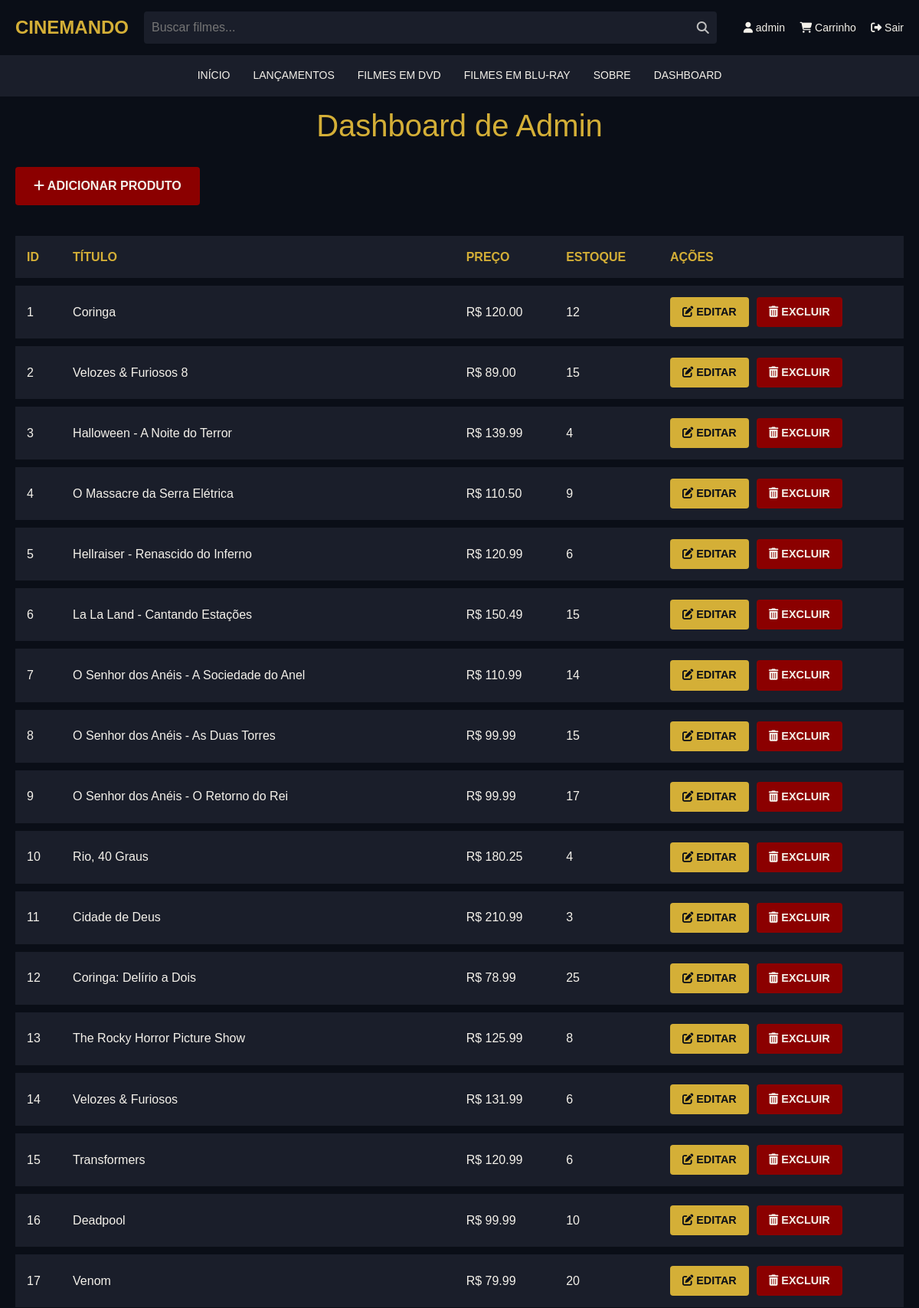
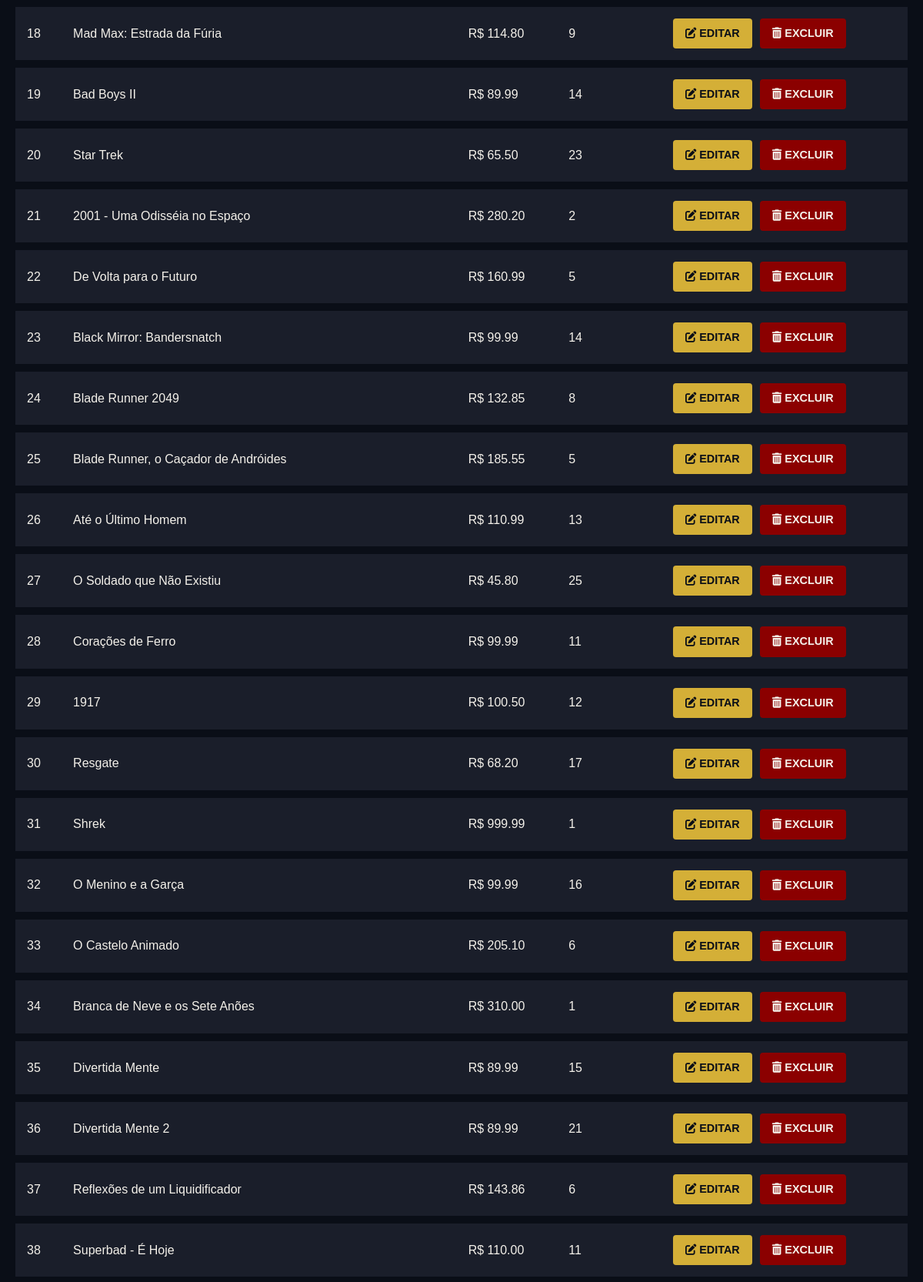
The page /dashboard/ (signed in, upper part) on the database its author committed (2 pictures, top to bottom).
### Loja/models.py (models this page shows, shortened)
class Perfil(AbstractUser):
    email = models.EmailField()
    endereco = models.CharField(max_length=255, blank=True, null=True)
    telefone = models.CharField(max_length=20, blank=True, null=True)
    data_cadastro = models.DateField(auto_now_add=True, blank=True, null=True)

class Produto(models.Model):
    titulo = models.CharField(max_length=100)
    descricao = models.TextField()
    ano_lancamento = models.IntegerField()
    preco = models.DecimalField(max_digits=8, decimal_places=2)
    quantidade_estoque = models.IntegerField()
    categorias = models.ManyToManyField(Categoria)
    imagem = models.ImageField(upload_to='capas-filmes/')
    autores = models.TextField()
    elenco = models.TextField()

### Loja/views.py (the view)
# urls.py: path('dashboard/', views.dashboards, name='dashboard'),
@user_passes_test(admin_verificado)
def dashboards(request):
    produtos = Produto.objects.all()
    context = {
        'produtos':produtos
    }
    return render (
        request,
        'dashboard.html',
        context
    )

### Loja/views.py (called while the page is built)
def admin_verificado(user):
    return user.is_staff

### Loja/templates/dashboard.html (shortened to what this page needs)
{% extends "base.html" %}
{% load static %}
{% block link %}{% static "css/dashboard.css" %}{% endblock link %}
{% block content %}
<link rel="stylesheet" href="{% static "css/style.css" %}">
<div class="container">
    <h1>Dashboard de Admin</h1>
    <a href="{% url 'cadastrar' %}"><button class="add-btn"><i class="fas fa-plus"></i> Adicionar Produto</button></a>
    <table>
        <thead>
            <tr>
                <th>ID</th>
                <th>Título</th>
                <th>Preço</th>
                <th>Estoque</th>
                <th>Ações</th>
            </tr>
        </thead>
        <tbody>
            {% for produto in produtos %}
            <tr>
                <td data-label="ID">{{produto.id}}</td>
                <td data-label="Título">{{produto.titulo}}</td>
                <td data-label="Preço">R$ {{produto.preco|floatformat:2}}</td>
                <td data-label="Estoque">{{produto.quantidade_estoque}}</td>
                <td data-label="Ações">
                    <div class="action-buttons">
                        <a href="{% url 'editar' produto.id %}"><button class="edit-btn"><i class="fas fa-edit"></i> Editar</button></a>
                        <form action="{% url 'excluir' produto.id %}" method="post">
                            <button type="submit" class="delete-btn"><i class="fas fa-trash-alt"></i> Excluir</button>
                        </form>
                    </div>
                </td>
            </tr>
            {% endfor %}
        </tbody>
    </table>
</div>
{% endblock content %}

### templates/base.html (shortened to what this page needs)
{% load static %}
<!DOCTYPE html>
<html lang="pt-BR">
<head>
    <link rel="stylesheet" href="https://cdn.jsdelivr.net/npm/bootstrap@4.4.1/dist/css/bootstrap.min.css">
    <link rel="stylesheet" href="{% block link %}{% static "css/style.css" %}{% endblock link %}">
    <link rel="stylesheet" href="https://cdnjs.cloudflare.com/ajax/libs/font-awesome/6.4.0/css/all.min.css">
</head>
<body>
    <header id="header">
        <div class="container">
            <a href="{% url "home" %}"><div class="logo">CINEMANDO</div></a>
            <div class="search-bar">
                <form action="{% url "home" %}" method="get">
                    <input type="text" name="search" placeholder="Buscar filmes..." value="{{ search_query|default:'' }}">
                    <i class="fas fa-search"></i>
                </form>
            </div>
            <div class="user-actions">
                {% if user.is_authenticated %}
                <a href="#"><i class="fas fa-user"></i> {{user.username}}</a>
                {% else %}
                <a href="{% url "logar" %}"><i class="fas fa-user"></i> Minha conta</a>
                {% endif %}
                <a href="{% url "carrinho" %}"><i class="fas fa-shopping-cart"></i> Carrinho</a>
                {% if user.is_authenticated %}
                <a href="{% url "logout_usuario" %}"><i class="fa fa-sign-out" aria-hidden="true"></i> Sair</a>
                {% endif %}
            </div>
        </div>
    </header>
    <nav id="nav">
        <div class="container">
            <ul>
                <li><a href="{% url "home" %}">Início</a></li>
                <li><a href="#">Lançamentos</a></li>
                <li><a href="{% url "catalogo" %}">Filmes em DVD</a></li>
                <li><a href="{% url "catalogo" %}">Filmes em Blu-ray</a></li>
                <li><a href="{% url "sobre" %}">Sobre</a></li>
                {% if user.is_staff %}
                    <li><a href="{% url "dashboard" %}">Dashboard</a></li>
                {% endif %}
            </ul>
        </div>
    </nav>
    <main>
        {% block content %}
        {% endblock content %}
    </main>
</body>
</html>

### static/css/dashboard.css (style rules this page uses)
* { margin: 0; padding: 0; box-sizing: border-box; }
body { font-family: Arial, sans-serif; line-height: 1.6; color: #f4f1ea; background-color: #0a0e17; }
.container { max-width: 1200px; margin: 0 auto; padding: 40px 20px; }
h1 { font-size: 2.5rem; color: #d4af37; margin-bottom: 30px; text-align: center; }
.add-btn { display: inline-block; background-color: #8b0000; color: #f4f1ea; padding: 12px 24px; font-size: 1rem; font-weight: bold; text-transform: uppercase; border: none; border-radius: 4px; cursor: pointer; transition: background-color 0.3s ease; margin-bottom: 30px; }
table { width: 100%; border-collapse: separate; border-spacing: 0 10px; }
thead { background-color: #1a1e2a; }
th { color: #d4af37; font-weight: bold; text-align: left; padding: 15px; text-transform: uppercase; }
tbody tr { background-color: #1a1e2a; transition: background-color 0.3s ease; }
td { padding: 15px; }
.action-buttons { display: flex; gap: 10px; }
.edit-btn, .delete-btn { padding: 8px 16px; font-size: 0.9rem; font-weight: bold; text-transform: uppercase; border: none; border-radius: 4px; cursor: pointer; transition: background-color 0.3s ease; }
.edit-btn { background-color: #d4af37; color: #0a0e17; }
.delete-btn { background-color: #8b0000; color: #f4f1ea; }

### static/css/style.css (style rules this page uses)
* { margin: 0; padding: 0; box-sizing: border-box; }
body { font-family: Arial, sans-serif; line-height: 1.6; color: #f4f1ea; background-color: #0a0e17; }
a { text-decoration: none; color: inherit; }
.container { max-width: 1200px; margin: 0 auto; padding: 0 20px; }
header { background-color: #0a0e17; padding: 15px 0; position: fixed; width: 100%; top: 0; z-index: 1000; }
header .container { display: flex; justify-content: space-between; align-items: center; }
.logo { font-size: 24px; font-weight: bold; color: #d4af37; }
.search-bar { flex-grow: 1; margin: 0 20px; position: relative; }
.search-bar input { width: 100%; padding: 8px 30px 8px 10px; border: none; border-radius: 4px; background-color: #1a1e2a; color: #f4f1ea; }
.search-bar i { position: absolute; right: 10px; top: 50%; transform: translateY(-50%); color: #c0c0c0; }
.user-actions a { margin-left: 15px; font-size: 14px; color: #f4f1ea; transition: color 0.3s; }
nav { background-color: #1a1e2a; padding: 10px 0; position: fixed; width: 100%; top: 60px; z-index: 999; }
nav ul { display: flex; justify-content: center; list-style-type: none; margin-top: 15px; margin-bottom: 5.5px; }
nav ul li a { color: #f4f1ea; padding: 5px 15px; font-size: 14px; text-transform: uppercase; transition: color 0.3s; }
main { margin-top: 120px; padding: 20px 0; }

### rows shown on the page
Perfil: username "admin"
Produto: id "1", titulo "Coringa", preco "120.00", quantidade_estoque "12"
Produto: id "2", titulo "Velozes & Furiosos 8", preco "89.00", quantidade_estoque "15"
Produto: id "3", titulo "Halloween - A Noite do Terror", preco "139.99", quantidade_estoque "4"
Produto: id "4", titulo "O Massacre da Serra Elétrica", preco "110.50", quantidade_estoque "9"
Produto: id "5", titulo "Hellraiser - Renascido do Inferno", preco "120.99", quantidade_estoque "6"
Produto: id "6", titulo "La La Land - Cantando Estações", preco "150.49", quantidade_estoque "15"
Produto: id "7", titulo "O Senhor dos Anéis - A Sociedade do Anel", preco "110.99", quantidade_estoque "14"
Produto: id "8", titulo "O Senhor dos Anéis - As Duas Torres", preco "99.99", quantidade_estoque "15"
Produto: id "9", titulo "O Senhor dos Anéis - O Retorno do Rei", preco "99.99", quantidade_estoque "17"
Produto: id "10", titulo "Rio, 40 Graus", preco "180.25", quantidade_estoque "4"
Produto: id "11", titulo "Cidade de Deus", preco "210.99", quantidade_estoque "3"
Produto: id "12", titulo "Coringa: Delírio a Dois", preco "78.99", quantidade_estoque "25"
Produto: id "13", titulo "The Rocky Horror Picture Show", preco "125.99", quantidade_estoque "8"
Produto: id "14", titulo "Velozes & Furiosos", preco "131.99", quantidade_estoque "6"
Produto: id "15", titulo "Transformers", preco "120.99", quantidade_estoque "6"
Produto: id "16", titulo "Deadpool", preco "99.99", quantidade_estoque "10"
Produto: id "17", titulo "Venom", preco "79.99", quantidade_estoque "20"
Produto: id "18", titulo "Mad Max: Estrada da Fúria", preco "114.80", quantidade_estoque "9"
Produto: id "19", titulo "Bad Boys II", preco "89.99", quantidade_estoque "14"
Produto: id "20", titulo "Star Trek", preco "65.50", quantidade_estoque "23"
Produto: id "21", titulo "2001 - Uma Odisséia no Espaço", preco "280.20", quantidade_estoque "2"
Produto: id "22", titulo "De Volta para o Futuro", preco "160.99", quantidade_estoque "5"
Produto: id "23", titulo "Black Mirror: Bandersnatch", preco "99.99", quantidade_estoque "14"
Produto: id "24", titulo "Blade Runner 2049", preco "132.85", quantidade_estoque "8"
Produto: id "25", titulo "Blade Runner, o Caçador de Andróides", preco "185.55", quantidade_estoque "5"
Produto: id "26", titulo "Até o Último Homem", preco "110.99", quantidade_estoque "13"
Produto: id "27", titulo "O Soldado que Não Existiu", preco "45.80", quantidade_estoque "25"
Produto: id "28", titulo "Corações de Ferro", preco "99.99", quantidade_estoque "11"
Produto: id "29", titulo "1917", preco "100.50", quantidade_estoque "12"
Produto: id "30", titulo "Resgate", preco "68.20", quantidade_estoque "17"
Produto: id "31", titulo "Shrek", preco "999.99", quantidade_estoque "1"
Produto: id "32", titulo "O Menino e a Garça", preco "99.99", quantidade_estoque "16"
Produto: id "33", titulo "O Castelo Animado", preco "205.10", quantidade_estoque "6"
Produto: id "34", titulo "Branca de Neve e os Sete Anões", preco "310.00", quantidade_estoque "1"
Produto: id "35", titulo "Divertida Mente", preco "89.99", quantidade_estoque "15"
Produto: id "36", titulo "Divertida Mente 2", preco "89.99", quantidade_estoque "21"
Produto: id "37", titulo "Reflexões de um Liquidificador", preco "143.86", quantidade_estoque "6"
Produto: id "38", titulo "Superbad - É Hoje", preco "110.00", quantidade_estoque "11"
